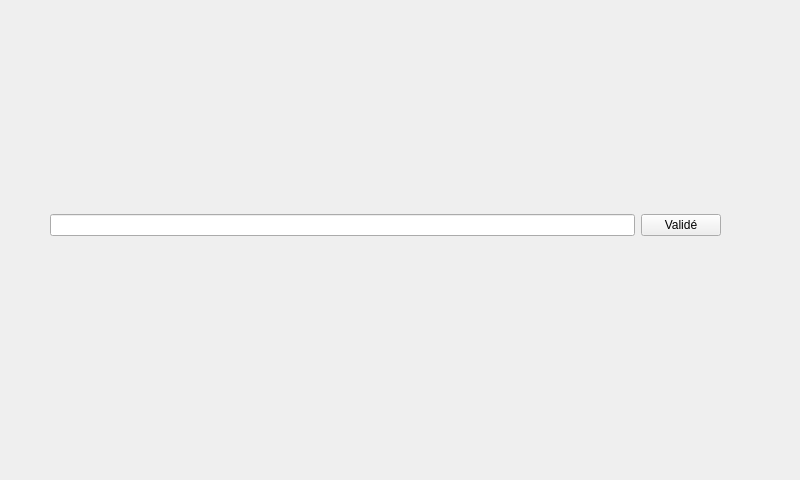
<?xml version="1.0" encoding="UTF-8"?>
<ui version="4.0">
 <class>interfaceNumCasier</class>
 <widget class="QWidget" name="interfaceNumCasier">
  <property name="geometry">
   <rect>
    <x>0</x>
    <y>0</y>
    <width>800</width>
    <height>480</height>
   </rect>
  </property>
  <property name="baseSize">
   <size>
    <width>800</width>
    <height>400</height>
   </size>
  </property>
  <property name="windowTitle">
   <string>Form</string>
  </property>
  <widget class="QWidget" name="layoutWidget">
   <property name="geometry">
    <rect>
     <x>50</x>
     <y>210</y>
     <width>671</width>
     <height>30</height>
    </rect>
   </property>
   <layout class="QHBoxLayout" name="horizontalLayout">
    <item>
     <widget class="QLineEdit" name="lineEdit"/>
    </item>
    <item>
     <widget class="QPushButton" name="pushButtonValide">
      <property name="text">
       <string>Validé</string>
      </property>
     </widget>
    </item>
   </layout>
  </widget>
 </widget>
 <resources/>
 <connections/>
</ui>
